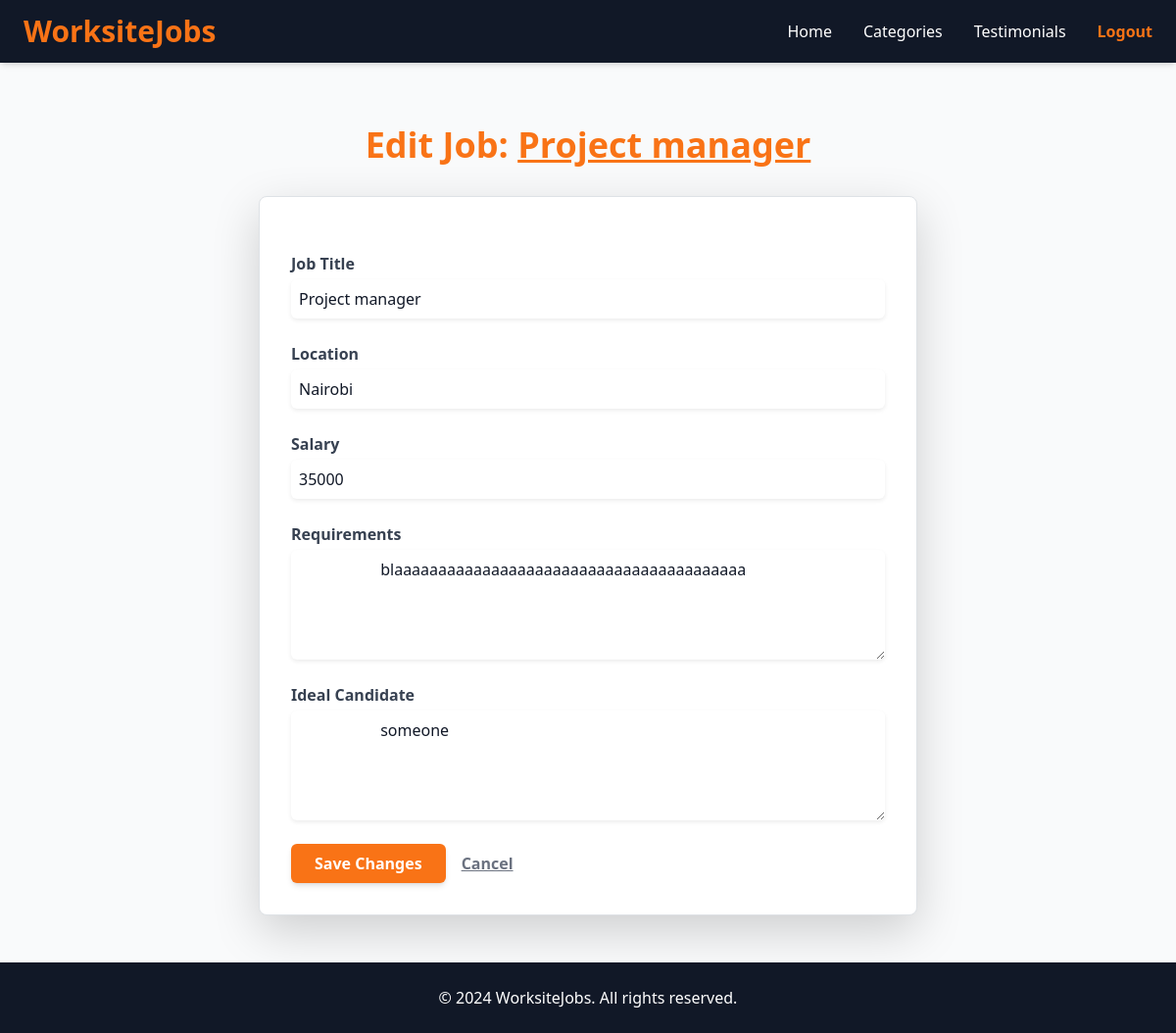
/jobs/1/edit/ (signed in), run on an earlier commit of the app's database.
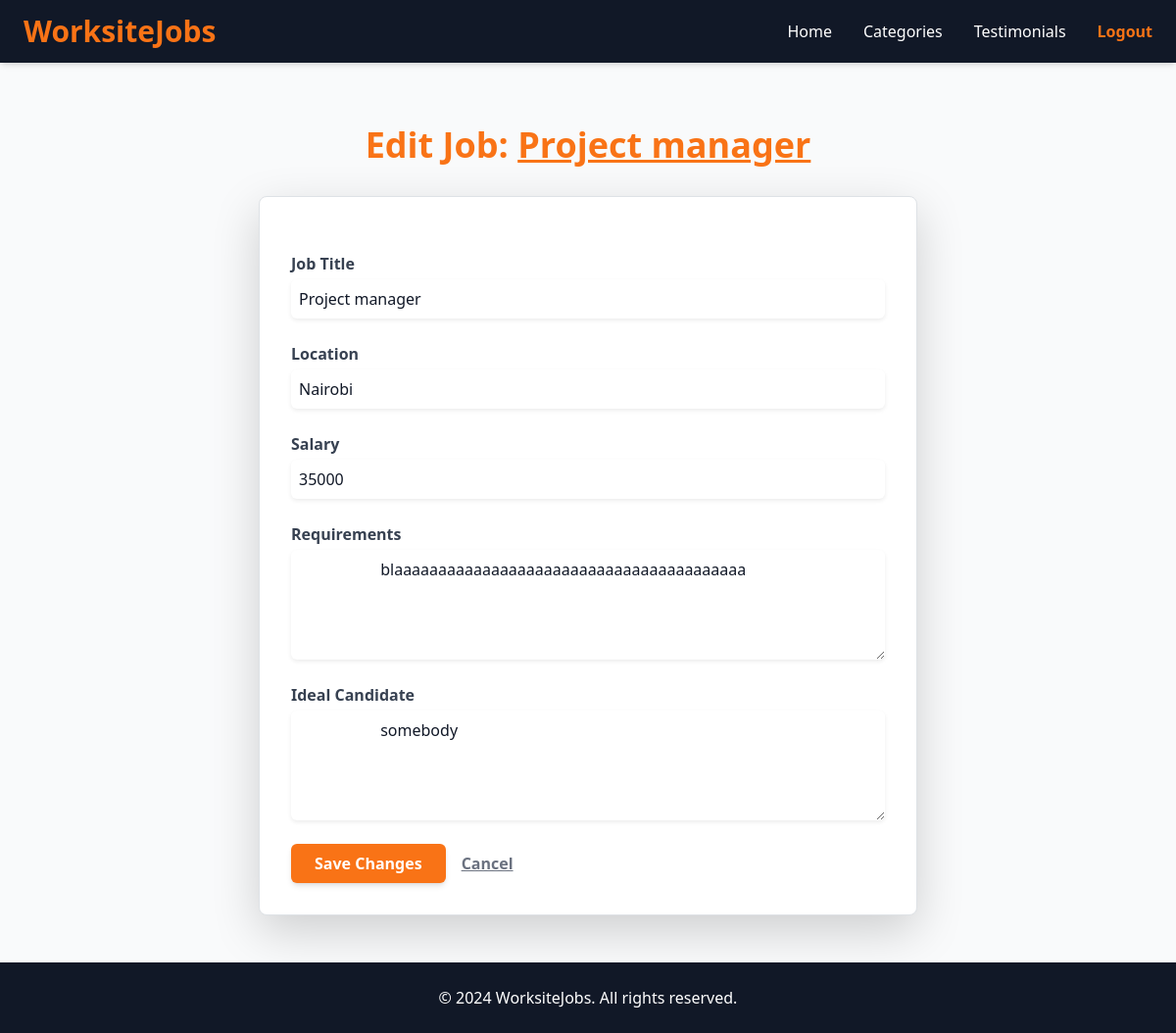
And on a later commit of the database.
### job/models.py (models this page shows, shortened)
class Job(models.Model):
    user = models.ForeignKey(User, on_delete=models.CASCADE)
    company = models.ForeignKey(Company, on_delete=models.CASCADE)
    title = models.CharField(max_length=100, null=True, blank=True)
    location = models.CharField(max_length=100, null=True, blank=True)
    salary = models.PositiveIntegerField(default=35000)
    requirement = models.TextField()
    ideal_candidate = models.TextField()
    is_available = models.BooleanField(default=True)
    timestamp = models.DateTimeField(auto_now_add=True)

### job/views.py (the view)
# urls.py: path('jobs/<int:pk>/edit/', views.edit_job, name='edit_job'),
def edit_job(request, pk):
    job = get_object_or_404(Job, pk=pk, user=request.user)  # Ensure only the creator can edit
    if request.method == 'POST':
        form = JobForm(request.POST, instance=job)
        if form.is_valid():
            form.save()
            return redirect('manage_jobs')  # Redirect to the manage jobs page
    else:
        form = JobForm(instance=job)
    return render(request, 'job/edit_job.html', {'form': form, 'job': job})

### job/forms.py
class JobForm(forms.ModelForm):
    class Meta:
        model = Job
        fields = ['title', 'location', 'salary', 'requirement', 'ideal_candidate', 'is_available']
        widgets = {
            'requirement': forms.Textarea(attrs={'rows': 3}),
            'ideal_candidate': forms.Textarea(attrs={'rows': 3}),
        }
        labels = {
            'is_available': 'Is the job currently available?',
        }

### job/templates/job/edit_job.html (shortened to what this page needs)
{% extends 'job/base.html' %}
{% block content %}
<div class="container my-5 pt-20">
    <h1 class="text-center text-orange-500 font-extrabold text-4xl mb-8">
        Edit Job: <span class="underline">{{ job.title }}</span>
    </h1>
    <div class="bg-white shadow-lg rounded-lg border border-gray-300 p-8 max-w-2xl mx-auto">
        <form method="post" class="space-y-6">
            <div>
                <label for="id_title" class="block text-gray-700 font-semibold mb-1">Job Title</label>
                <input type="text" id="id_title" name="title" value="{{ form.title.value|default:'' }}"
                       class="block w-full border-gray-300 rounded-md shadow-sm p-2 focus:ring-orange-500 focus:border-orange-500">
            </div>
            <div>
                <label for="id_location" class="block text-gray-700 font-semibold mb-1">Location</label>
                <input type="text" id="id_location" name="location" value="{{ form.location.value|default:'' }}"
                       class="block w-full border-gray-300 rounded-md shadow-sm p-2 focus:ring-orange-500 focus:border-orange-500">
            </div>
            <div>
                <label for="id_salary" class="block text-gray-700 font-semibold mb-1">Salary</label>
                <input type="number" id="id_salary" name="salary" value="{{ form.salary.value|default:'' }}"
                       class="block w-full border-gray-300 rounded-md shadow-sm p-2 focus:ring-orange-500 focus:border-orange-500">
            </div>
            <div>
                <label for="id_requirement" class="block text-gray-700 font-semibold mb-1">Requirements</label>
                <textarea id="id_requirement" name="requirement" rows="4"
                          class="block w-full border-gray-300 rounded-md shadow-sm p-2 focus:ring-orange-500 focus:border-orange-500">
                    {{ form.requirement.value|default:'' }}
                </textarea>
            </div>
            <div>
                <label for="id_ideal_candidate" class="block text-gray-700 font-semibold mb-1">Ideal Candidate</label>
                <textarea id="id_ideal_candidate" name="ideal_candidate" rows="4"
                          class="block w-full border-gray-300 rounded-md shadow-sm p-2 focus:ring-orange-500 focus:border-orange-500">
                    {{ form.ideal_candidate.value|default:'' }}
                </textarea>
            </div>
            <div class="flex items-center space-x-4 mt-6">
                <button type="submit" class="bg-orange-500 hover:bg-orange-600 text-white font-bold py-2 px-6 rounded-md shadow-md">
                    Save Changes
                </button>
                <a href="{% url 'manage_jobs' %}" class="text-gray-500 hover:text-gray-700 font-semibold underline">
                    Cancel
                </a>
            </div>
        </form>
    </div>
</div>
{% endblock %}

What changed in the data, as far as the page shows it:
changed Job "Project manager": ideal_candidate "someone" → "somebody"
